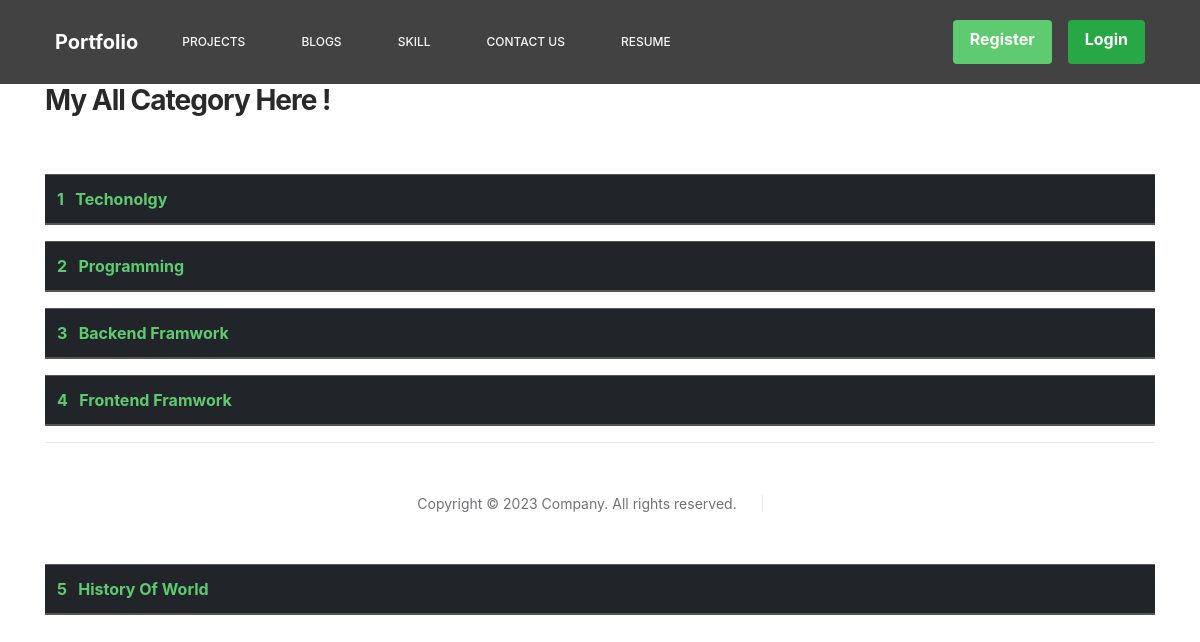
The app's page /show_category/ with its own data.
### blogApp/models.py (models this page shows, shortened)
class Category(models.Model):
    name = models.CharField(max_length=250)

### blogApp/views.py (the view)
# urls.py: path('show_category/', views.Show_Category, name = 'show_category'),
def Show_Category(request):
    category = Category.objects.all()
    context = {
        'category': category,
    }
    return render(request, 'show_category.html', context)

### blogApp/templates/show_category.html (shortened to what this page needs)
{% extends 'base.html' %}
{% load static %}
{% block link %}
	<link href="{% static 'css/bootstrap.min.css' %}" rel="stylesheet">
	<link href="{% static 'css/bootstrap-icons.css' %}" rel="stylesheet">
	<link href="{% static 'css/magnific-popup.css' %}" rel="stylesheet">
	<link href="{% static 'css/templatemo-first-portfolio-style.css' %}" rel="stylesheet">
  <link id="theme-style" rel="stylesheet" href="{% static 'css/theme-1.css' %}">
{% endblock link %}
{% block content %}
<div class="container">
<h3>My All Category Here !</h3> <br><br>
{% for x in category %}
<table class="table table-dark">
  <thead>
    <tr>
      <th scope="col"> <a href="{% url 'category' x.name %}">{{forloop.counter}} &nbsp; {{x.name}}</a> </th>
    </tr>
  </thead>
{% endfor %}
</div>
{% endblock content %}

### static/css/templatemo-first-portfolio-style.css (style rules this page uses)
:root { --white-color: #ffffff; --primary-color: #535da1; --secondary-color: #14B789; --section-bg-color: #f9f9f9; --dark-color: #000000; --p-color: #717275; --border-color: #e9eaeb; --featured-border-color: #727aab; --body-font-family: 'DM Sans', sans-serif; --h1-font-size: 62px; --h2-font-size: 48px; --h3-font-size: 36px; --h4-font-size: 32px; --h5-font-size: 24px; --h6-font-size: 22px; --p-font-size: 18px; --menu-font-size: 12px; --copyright-font-size: 14px; --border-radius-large: 100px; --border-radius-medium: 20px; --border-radius-small: 10px; --font-weight-normal: 400; --font-weight-medium: 500; --font-weight-bold: 700; }
body { background: var(--white-color); font-family: var(--body-font-family); }
h2, h3, h4, h5, h6 { color: var(--dark-color); }
h1, h2, h3, h4, h5, h6 { font-weight: var(--font-weight-bold); letter-spacing: -1px; }
h3 { font-size: var(--h3-font-size); }
a, button { touch-action: manipulation; transition: all 0.3s; }
a { color: var(--p-color); text-decoration: none; }

### records on screen
Category: name "Techonolgy"
Category: name "Programming"
Category: name "Backend Framwork"
Category: name "Frontend Framwork"
Category: name "History Of World"
